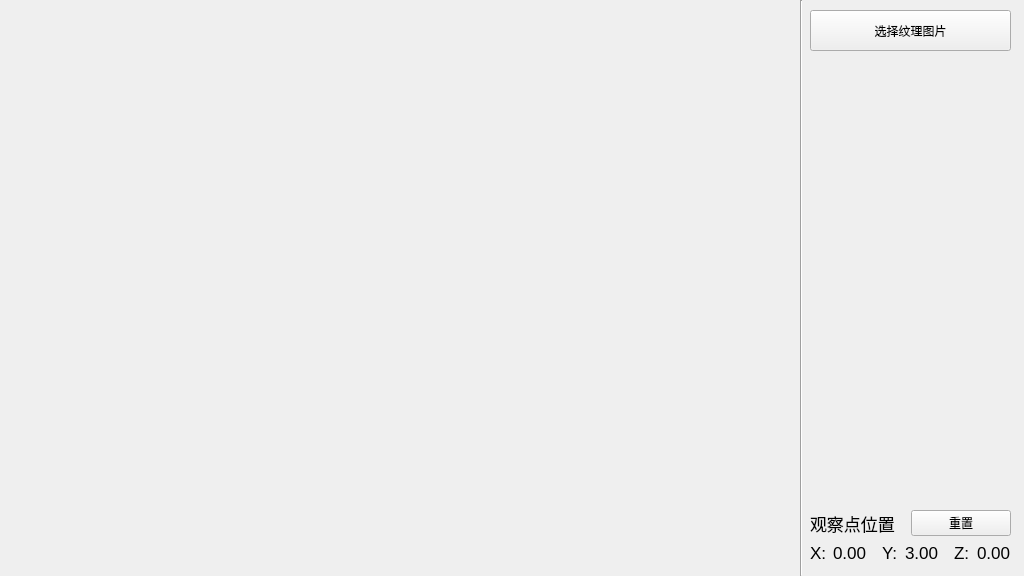
<?xml version="1.0" encoding="UTF-8"?>
<ui version="4.0">
 <class>InteractiveRenderingTool</class>
 <widget class="QWidget" name="InteractiveRenderingTool">
  <property name="geometry">
   <rect>
    <x>0</x>
    <y>0</y>
    <width>1024</width>
    <height>576</height>
   </rect>
  </property>
  <property name="windowTitle">
   <string>interactive_rendering_tool</string>
  </property>
  <widget class="Line" name="viewer_divide">
   <property name="geometry">
    <rect>
     <x>800</x>
     <y>0</y>
     <width>3</width>
     <height>576</height>
    </rect>
   </property>
   <property name="orientation">
    <enum>Qt::Vertical</enum>
   </property>
  </widget>
  <widget class="QPushButton" name="texture_choose_button">
   <property name="geometry">
    <rect>
     <x>810</x>
     <y>10</y>
     <width>201</width>
     <height>41</height>
    </rect>
   </property>
   <property name="text">
    <string>选择纹理图片</string>
   </property>
  </widget>
  <widget class="QWidget" name="verticalLayoutWidget">
   <property name="geometry">
    <rect>
     <x>810</x>
     <y>510</y>
     <width>201</width>
     <height>60</height>
    </rect>
   </property>
   <layout class="QVBoxLayout" name="campos_group">
    <property name="spacing">
     <number>0</number>
    </property>
    <item>
     <layout class="QHBoxLayout" name="name_group">
      <item>
       <widget class="QLabel" name="campos_name">
        <property name="font">
         <font>
          <pointsize>13</pointsize>
         </font>
        </property>
        <property name="text">
         <string>观察点位置</string>
        </property>
       </widget>
      </item>
      <item>
       <widget class="QPushButton" name="campos_reset_button">
        <property name="text">
         <string>重置</string>
        </property>
       </widget>
      </item>
     </layout>
    </item>
    <item>
     <layout class="QHBoxLayout" name="show_group">
      <property name="spacing">
       <number>15</number>
      </property>
      <property name="topMargin">
       <number>0</number>
      </property>
      <item>
       <layout class="QHBoxLayout" name="x_group">
        <property name="spacing">
         <number>0</number>
        </property>
        <item>
         <widget class="QLabel" name="campos_x_name">
          <property name="font">
           <font>
            <pointsize>13</pointsize>
           </font>
          </property>
          <property name="text">
           <string>X:</string>
          </property>
         </widget>
        </item>
        <item>
         <widget class="QLabel" name="campos_x_label">
          <property name="font">
           <font>
            <pointsize>13</pointsize>
           </font>
          </property>
          <property name="text">
           <string>0.00</string>
          </property>
         </widget>
        </item>
       </layout>
      </item>
      <item>
       <layout class="QHBoxLayout" name="y_group">
        <property name="spacing">
         <number>0</number>
        </property>
        <item>
         <widget class="QLabel" name="campos_y_name">
          <property name="font">
           <font>
            <pointsize>13</pointsize>
           </font>
          </property>
          <property name="text">
           <string>Y:</string>
          </property>
         </widget>
        </item>
        <item>
         <widget class="QLabel" name="campos_y_label">
          <property name="font">
           <font>
            <pointsize>13</pointsize>
           </font>
          </property>
          <property name="text">
           <string>3.00</string>
          </property>
         </widget>
        </item>
       </layout>
      </item>
      <item>
       <layout class="QHBoxLayout" name="z_group">
        <property name="spacing">
         <number>0</number>
        </property>
        <item>
         <widget class="QLabel" name="campos_z_name">
          <property name="font">
           <font>
            <pointsize>13</pointsize>
           </font>
          </property>
          <property name="text">
           <string>Z:</string>
          </property>
         </widget>
        </item>
        <item>
         <widget class="QLabel" name="campos_z_label">
          <property name="font">
           <font>
            <pointsize>13</pointsize>
           </font>
          </property>
          <property name="text">
           <string>0.00</string>
          </property>
         </widget>
        </item>
       </layout>
      </item>
     </layout>
    </item>
   </layout>
  </widget>
  <widget class="QWidget" name="widget" native="true">
   <property name="geometry">
    <rect>
     <x>590</x>
     <y>210</y>
     <width>212</width>
     <height>65</height>
    </rect>
   </property>
  </widget>
 </widget>
 <resources/>
 <connections/>
</ui>
